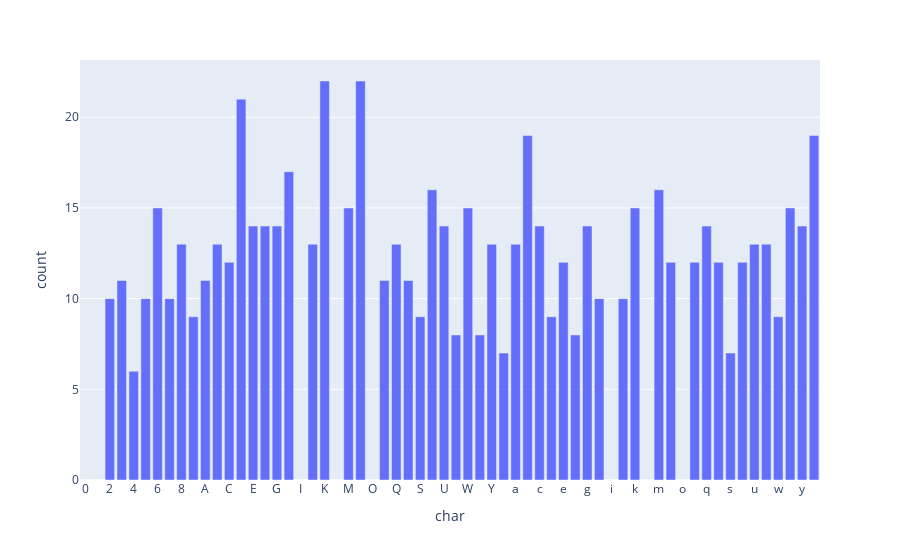

Notebook code cell kept with this figure:
### Code cell
fig = px.bar(char_df, x='char', y='count')
fig.show()

### Figure 1 — Plotly figure (JSON) as saved in the notebook; plotly's stock layout.template omitted (floating-point values rounded to 4 significant figures)
{"data": [{"alignmentgroup": "True", "hovertemplate": "char=%{x}<br>count=%{y}<extra></extra>", "legendgroup": "", "marker": {"color": "#636efa"}, "name": "", "offsetgroup": "", "orientation": "v", "showlegend": false, "textposition": "auto", "type": "bar", "x": ["0", "1", "2", "3", "4", "5", "6", "7", "8", "9", "A", "B", "C", "D", "E", "F", "G", "H", "I", "J", "K", "L", "M", "N", "O", "P", "Q", "R", "S", "T", "U", "V", "W", "X", "Y", "Z", "a", "b", "c", "d", "e", "f", "g", "h", "i", "j", "k", "l", "m", "n", "o", "p", "q", "r", "s", "t", "u", "v", "w", "x", "y", "z"], "xaxis": "x", "y": [0, 0, 10, 11, 6, 10, 15, 10, 13, 9, 11, 13, 12, 21, 14, 14, 14, 17, 0, 13, 22, 0, 15, 22, 0, 11, 13, 11, 9, 16, 14, 8, 15, 8, 13, 7, 13, 19, 14, 9, 12, 8, 14, 10, 0, 10, 15, 0, 16, 12, 0, 12, 14, 12, 7, 12, 13, 13, 9, 15, 14, 19], "yaxis": "y"}], "layout": {"barmode": "relative", "legend": {"tracegroupgap": 0}, "margin": {"t": 60}, "xaxis": {"anchor": "y", "domain": [0, 1], "title": {"text": "char"}}, "yaxis": {"anchor": "x", "domain": [0, 1], "title": {"text": "count"}}}}
